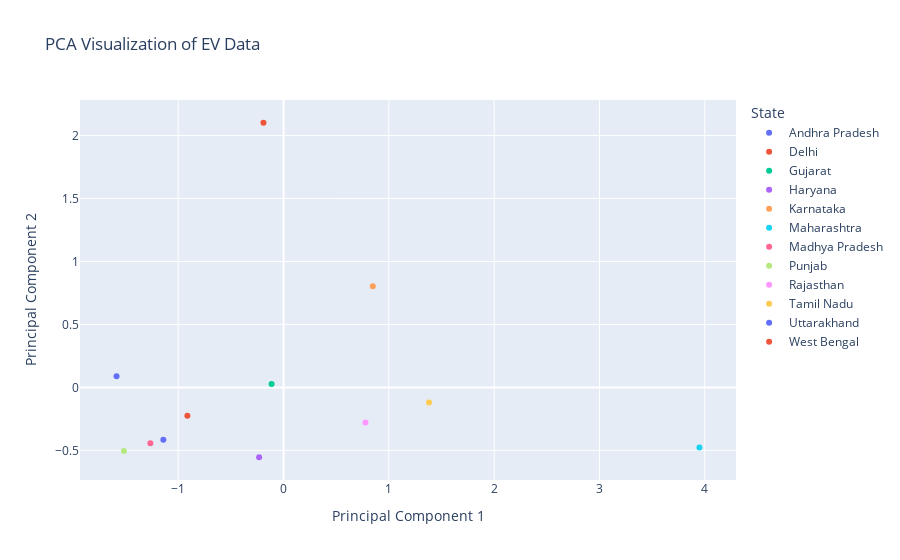

The code cell stored with this chart in its notebook:
### Code cell
# Aggregate EV Maker counts per state
merged_data['EV Maker Count'] = merged_data.groupby('State')['EV Maker'].transform('count')

# Drop duplicate rows based on State
final_data = merged_data.drop_duplicates(subset=['State'])

# Select numerical columns for PCA
numerical_columns = ['Charging StationsNH', 'EV Count', 'EV Maker Count']
scaler = StandardScaler()
scaled_data = scaler.fit_transform(final_data[numerical_columns])

# Apply PCA
pca = PCA(n_components=2)
pca_data = pca.fit_transform(scaled_data)

# Add PCA results to the dataset
final_data['PCA1'] = pca_data[:, 0]
final_data['PCA2'] = pca_data[:, 1]

# Visualize PCA
fig = px.scatter(
    final_data, x='PCA1', y='PCA2', color='State',
    title='PCA Visualization of EV Data',
    labels={'PCA1': 'Principal Component 1', 'PCA2': 'Principal Component 2'}
)
fig.show()

# Display final aggregated dataset
print(final_data[['State', 'Charging StationsNH', 'EV Count', 'EV Maker Count', 'PCA1', 'PCA2']].head())

### Figure 1 — Plotly figure (JSON) as saved in the notebook; plotly's stock layout.template omitted (floating-point values rounded to 4 significant figures)
{"data": [{"hovertemplate": "State=Andhra Pradesh<br>Principal Component 1=%{x}<br>Principal Component 2=%{y}<extra></extra>", "legendgroup": "Andhra Pradesh", "marker": {"color": "#636efa", "symbol": "circle"}, "mode": "markers", "name": "Andhra Pradesh", "orientation": "v", "showlegend": true, "type": "scatter", "x": [-1.141], "xaxis": "x", "y": [-0.4154], "yaxis": "y"}, {"hovertemplate": "State=Delhi<br>Principal Component 1=%{x}<br>Principal Component 2=%{y}<extra></extra>", "legendgroup": "Delhi", "marker": {"color": "#EF553B", "symbol": "circle"}, "mode": "markers", "name": "Delhi", "orientation": "v", "showlegend": true, "type": "scatter", "x": [-0.1908], "xaxis": "x", "y": [2.102], "yaxis": "y"}, {"hovertemplate": "State=Gujarat<br>Principal Component 1=%{x}<br>Principal Component 2=%{y}<extra></extra>", "legendgroup": "Gujarat", "marker": {"color": "#00cc96", "symbol": "circle"}, "mode": "markers", "name": "Gujarat", "orientation": "v", "showlegend": true, "type": "scatter", "x": [-0.1134], "xaxis": "x", "y": [0.02745], "yaxis": "y"}, {"hovertemplate": "State=Haryana<br>Principal Component 1=%{x}<br>Principal Component 2=%{y}<extra></extra>", "legendgroup": "Haryana", "marker": {"color": "#ab63fa", "symbol": "circle"}, "mode": "markers", "name": "Haryana", "orientation": "v", "showlegend": true, "type": "scatter", "x": [-0.232], "xaxis": "x", "y": [-0.5549], "yaxis": "y"}, {"hovertemplate": "State=Karnataka<br>Principal Component 1=%{x}<br>Principal Component 2=%{y}<extra></extra>", "legendgroup": "Karnataka", "marker": {"color": "#FFA15A", "symbol": "circle"}, "mode": "markers", "name": "Karnataka", "orientation": "v", "showlegend": true, "type": "scatter", "x": [0.8476], "xaxis": "x", "y": [0.8027], "yaxis": "y"}, {"hovertemplate": "State=Maharashtra<br>Principal Component 1=%{x}<br>Principal Component 2=%{y}<extra></extra>", "legendgroup": "Maharashtra", "marker": {"color": "#19d3f3", "symbol": "circle"}, "mode": "markers", "name": "Maharashtra", "orientation": "v", "showlegend": true, "type": "scatter", "x": [3.949], "xaxis": "x", "y": [-0.4781], "yaxis": "y"}, {"hovertemplate": "State=Madhya Pradesh<br>Principal Component 1=%{x}<br>Principal Component 2=%{y}<extra></extra>", "legendgroup": "Madhya Pradesh", "marker": {"color": "#FF6692", "symbol": "circle"}, "mode": "markers", "name": "Madhya Pradesh", "orientation": "v", "showlegend": true, "type": "scatter", "x": [-1.264], "xaxis": "x", "y": [-0.443], "yaxis": "y"}, {"hovertemplate": "State=Punjab<br>Principal Component 1=%{x}<br>Principal Component 2=%{y}<extra></extra>", "legendgroup": "Punjab", "marker": {"color": "#B6E880", "symbol": "circle"}, "mode": "markers", "name": "Punjab", "orientation": "v", "showlegend": true, "type": "scatter", "x": [-1.516], "xaxis": "x", "y": [-0.5054], "yaxis": "y"}, {"hovertemplate": "State=Rajasthan<br>Principal Component 1=%{x}<br>Principal Component 2=%{y}<extra></extra>", "legendgroup": "Rajasthan", "marker": {"color": "#FF97FF", "symbol": "circle"}, "mode": "markers", "name": "Rajasthan", "orientation": "v", "showlegend": true, "type": "scatter", "x": [0.7777], "xaxis": "x", "y": [-0.2789], "yaxis": "y"}, {"hovertemplate": "State=Tamil Nadu<br>Principal Component 1=%{x}<br>Principal Component 2=%{y}<extra></extra>", "legendgroup": "Tamil Nadu", "marker": {"color": "#FECB52", "symbol": "circle"}, "mode": "markers", "name": "Tamil Nadu", "orientation": "v", "showlegend": true, "type": "scatter", "x": [1.382], "xaxis": "x", "y": [-0.1198], "yaxis": "y"}, {"hovertemplate": "State=Uttarakhand<br>Principal Component 1=%{x}<br>Principal Component 2=%{y}<extra></extra>", "legendgroup": "Uttarakhand", "marker": {"color": "#636efa", "symbol": "circle"}, "mode": "markers", "name": "Uttarakhand", "orientation": "v", "showlegend": true, "type": "scatter", "x": [-1.586], "xaxis": "x", "y": [0.08809], "yaxis": "y"}, {"hovertemplate": "State=West Bengal<br>Principal Component 1=%{x}<br>Principal Component 2=%{y}<extra></extra>", "legendgroup": "West Bengal", "marker": {"color": "#EF553B", "symbol": "circle"}, "mode": "markers", "name": "West Bengal", "orientation": "v", "showlegend": true, "type": "scatter", "x": [-0.9128], "xaxis": "x", "y": [-0.2246], "yaxis": "y"}], "layout": {"autosize": true, "legend": {"title": {"text": "State"}, "tracegroupgap": 0}, "title": {"text": "PCA Visualization of EV Data"}, "xaxis": {"anchor": "y", "autorange": true, "domain": [0, 1], "range": [-1.924, 4.288], "title": {"text": "Principal Component 1"}, "type": "linear"}, "yaxis": {"anchor": "x", "autorange": true, "domain": [0, 1], "range": [-0.7742, 2.321], "title": {"text": "Principal Component 2"}, "type": "linear"}}}
